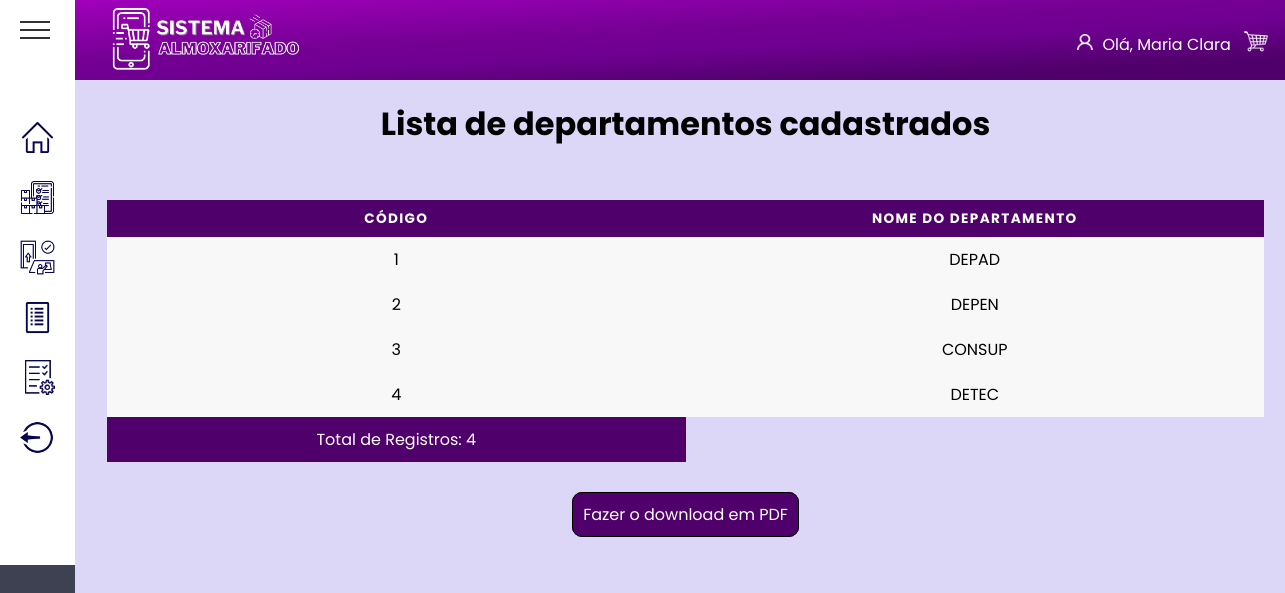
Page /View/Pages/Admin/listarDepars.php (signed in) on the committed database.
### tables this page shows
create table area_depar(
	id_area integer auto_increment primary key,
	depar varchar (40) 
);

### View/Pages/Admin/listarDepars.php (the view, shortened to what this page needs)
<?php
include_once dirname(__DIR__, 3) . '/banco.php';
?>
<!DOCTYPE html>
<html lang="pt-BR">
<head>
    <link rel="stylesheet" href="/final_php/assets/global.css">
    <link rel="stylesheet" href="/final_php/assets/listarUser.css">
    <link rel="stylesheet" href="/final_php/assets/template.css">
</head>
<body>
    <?php include dirname(__DIR__, 3) . "/template/header.php"; ?>
    <?php include dirname(__DIR__, 3) . "/template/aside.php"; ?>
    <main class="main">
        <h1 class="title"> Lista de departamentos cadastrados</h1>
        <div class="container">
            <table rules="all">
                <thead>
                    <tr>
                        <th> Código</th>
                        <th>Nome do departamento</th>
                    </tr>
                </thead>
                <tbody>
                    <?php
                    $sql_consulta = mysqli_query($conn, "SELECT * FROM area_depar ");
                    $total = mysqli_num_rows($sql_consulta);
                    while ($linhas = mysqli_fetch_array($sql_consulta)) { ?>
                        <tr>
                            <td data-label="Código"> <?= $linhas[0] ?> </td>
                            <td data-label="Departamento"> <?= $linhas[1] ?> </td>
                        </tr>
                    <?php } ?>
                    <tr class="total">
                        <td>Total de Registros: <?= $total ?></td>
                    </tr>
                </tbody>
            </table>
            <div class="opcoes" style="text-align: center; margin: 40px 50px">
                <a style="border: 1px solid black; border-radius: 10px; background-color: rgb(79,0,106); padding: 10px;" href="relat_user.php">Fazer o download em PDF</a>
            </div>
    </main>
</body>
</html>

### assets/global.css (style rules this page uses)
* { margin: 0; padding: 0; box-sizing: border-box; font-family: "Josefin Sans", sans-serif; }
*, button, input { border: 0; background-color: none; font-size: -apple-system, system-ui, BlinkMacSystemFont, "Segoe UI", Roboto, "Helvetica Neue", Ubuntu, Arial, sans-serif; }
a { text-decoration: none; list-style: none; color: white; }
h1 { text-align: center; }

### assets/listarUser.css (style rules this page uses)
.container { padding: 2rem; }
.title { text-align: center; padding: 20px; }
table { border-collapse: collapse; margin-left: 0%; padding: 0; width: 100%; table-layout: fixed; }
table tr { background-color: #f8f8f8; padding: 0.35em; }
table th, table td { padding: 0.625em; text-align: center; }
table th { font-size: 0.85em; letter-spacing: 0.1em; text-transform: uppercase; background-color: rgb(79, 0, 106); color: #fff; }
table td { word-wrap: break-word; }
.total td { background-color: rgb(79, 0, 106); color: #fff; }

### assets/template.css (style rules this page uses)
body { overflow: hidden; display: grid; grid-template-columns: 1fr 25fr; grid-template-rows: 80px 1fr 80px; grid-template-areas: "aside header" "aside main" "aside footer"; height: 100vh; background: #DCD6F7; }
.main { grid-area: main; overflow-y: scroll; padding: 0 4rem 0 0; }

### template/aside.php (style rules this page uses)
* { margin: 0; padding: 0; box-sizing: border-box; font-family: 'Poppins', sans-serif; }

### rows in the picture
area_depar: id_area "1", depar "DEPAD"
area_depar: id_area "2", depar "DEPEN"
area_depar: id_area "3", depar "CONSUP"
area_depar: id_area "4", depar "DETEC"

### other values in the picture
$_SESSION['username'] "Maria Clara"
$total "4"
